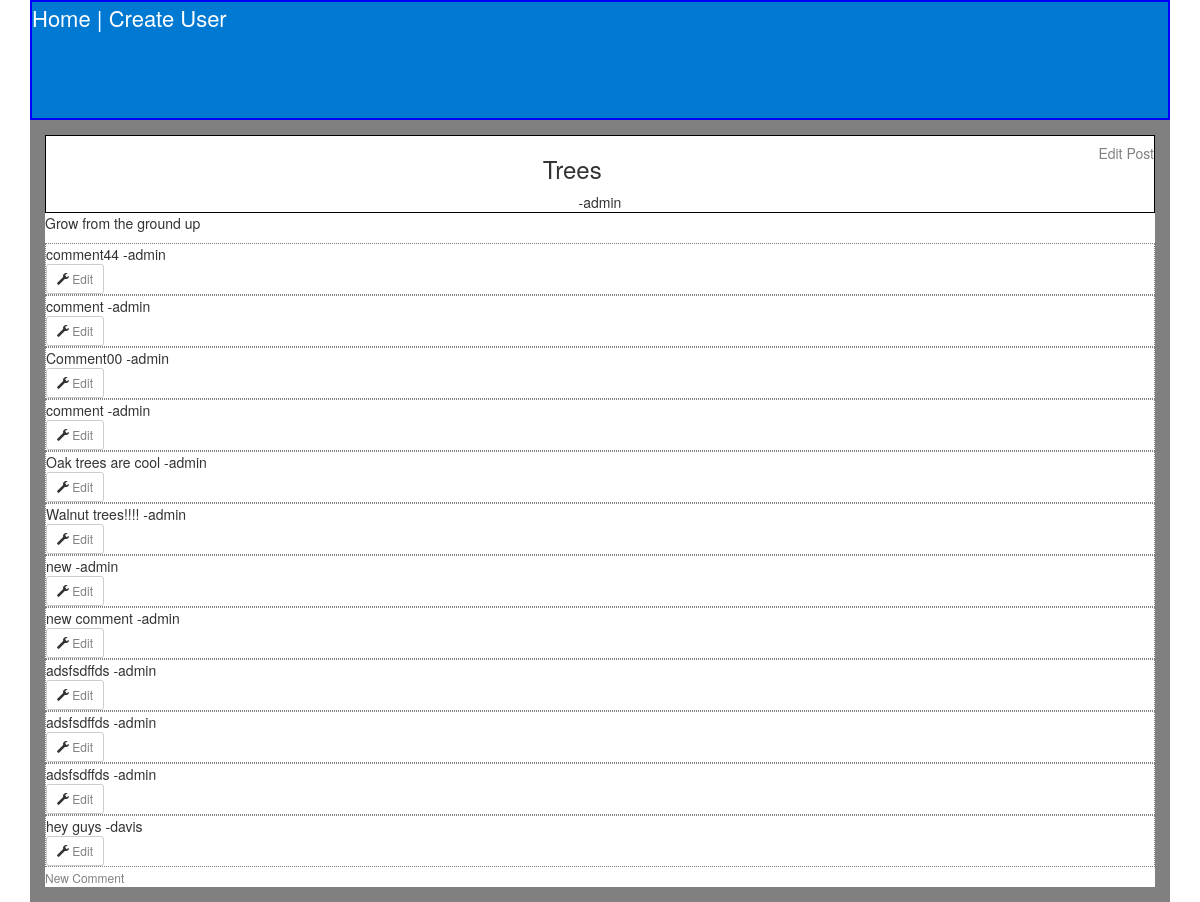
/posts/3/, run on the app's committed database.
### app/models.py (models this page shows, shortened)
class Post(models.Model):
    title = models.CharField(max_length = 40)
    description =  models.CharField(max_length = 255)
    body = models.TextField()
    url = models.URLField(max_length = 250, null=True, blank=True)
    creation_time = models.DateTimeField(auto_now_add=True)
    modification_time = models.DateTimeField(auto_now=True)
    subreddit = models.ForeignKey(Subreddit)
    user = models.ForeignKey(User)
    @property
    def is_hot(self):
        first = self.creation_time
        second = (timezone.now() - timedelta(hours=3))
        com = Comment.objects.filter(post=self).filter(created_time__gt = (datetime.now() - timedelta(hours=3)))
        if com.count() > 3:
            return True
        else:
            return False
    def __str__(self):
        return self.title

class Comment(models.Model):
    text = models.TextField()
    user = models.ForeignKey(User)
    post = models.ForeignKey(Post)
    created_time = models.DateTimeField(auto_now_add=True)
    modified_time = models.DateTimeField(auto_now=True)

### app/views.py (the view)
# urls.py: url(r'^posts/(?P<pk>\d+)/$', CommentListView.as_view(), name="comment_list_view"),
class CommentListView(ListView):
    model = Comment
    def get_context_data(self):
        context = super().get_context_data()
        context["post"] = Post.objects.get(id=self.kwargs['pk'])
        return context
    def get_queryset(self):
        return Comment.objects.filter(post = self.kwargs['pk'])

### templates/app/comment_list.html (shortened to what this page needs)
{% extends 'base.html'%}
{% block content%}
<div class="title">
<h5><a href="{% url 'post_update_view' post.id %}">Edit Post</a></h5>
<h3>{{post}}</h3>  -{{ post.user }}</div>
<div class="post">
{{post.body}}</div>
<div class="comment_section">
{% for com in object_list%}
<div class="comment">
  {{com.text}} -{{com.user}} <br>
<button type="button" class="btn btn-default btn-sm">
  <span class="glyphicon glyphicon-wrench" aria-hidden="true"></span> <a href="{% url 'comment_update_view' com.id%}">Edit</a>
</button>
</div>
{% endfor %}
<a href="{% url 'comment_create_view' post.id %}">New Comment</a>
</div>
{% endblock %}

### app/static/css/theme.css (style rules this page uses)
.container a:link { color: grey; font-size: 20px; }
.title { text-align: center; border: solid 1px black; }
.title a:link { float: right ; font-size: 14px; }
.comment_section a:link { font-size: 12px; }
.comment { border: dotted 1px grey; }

### data on the page
Post: title "Trees", user "admin", body "Grow from the ground up"
Comment: text "comment44", user "admin"
Comment: text "comment", user "admin"
Comment: text "Comment00", user "admin"
Comment: text "comment", user "admin"
Comment: text "Oak trees are cool", user "admin"
Comment: text "Walnut trees!!!!", user "admin"
Comment: text "new", user "admin"
Comment: text "new comment", user "admin"
Comment: text "adsfsdffds", user "admin"
Comment: text "adsfsdffds", user "admin"
Comment: text "adsfsdffds", user "admin"
Comment: text "hey guys", user "davis"
